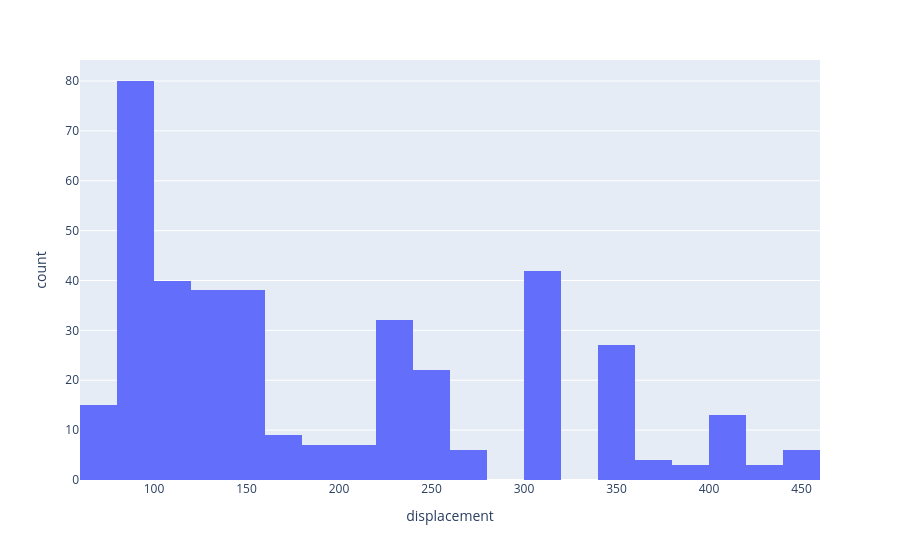

Notebook code for this chart:
### Markdown cell above
We can plot one feature as a histogram to see its distribution. Since we only plot one feature, we consider this a 1-dimensional plot.

### Code cell
px.histogram(mpg, x="displacement")

### Figure 1 — Plotly figure (JSON) as saved in the notebook; plotly's stock layout.template omitted (floating-point values rounded to 4 significant figures; data arrays with more than 128 entries replaced by an {"elided": "..."} marker saying what was removed)
{"data": [{"bingroup": "x", "hovertemplate": "displacement=%{x}<br>count=%{y}<extra></extra>", "legendgroup": "", "marker": {"color": "#636efa", "pattern": {"shape": ""}}, "name": "", "orientation": "v", "showlegend": false, "type": "histogram", "x": {"elided": "392 float values"}, "xaxis": "x", "yaxis": "y"}], "layout": {"barmode": "relative", "legend": {"tracegroupgap": 0}, "margin": {"t": 60}, "xaxis": {"anchor": "y", "domain": [0, 1], "title": {"text": "displacement"}}, "yaxis": {"anchor": "x", "domain": [0, 1], "title": {"text": "count"}}}}
